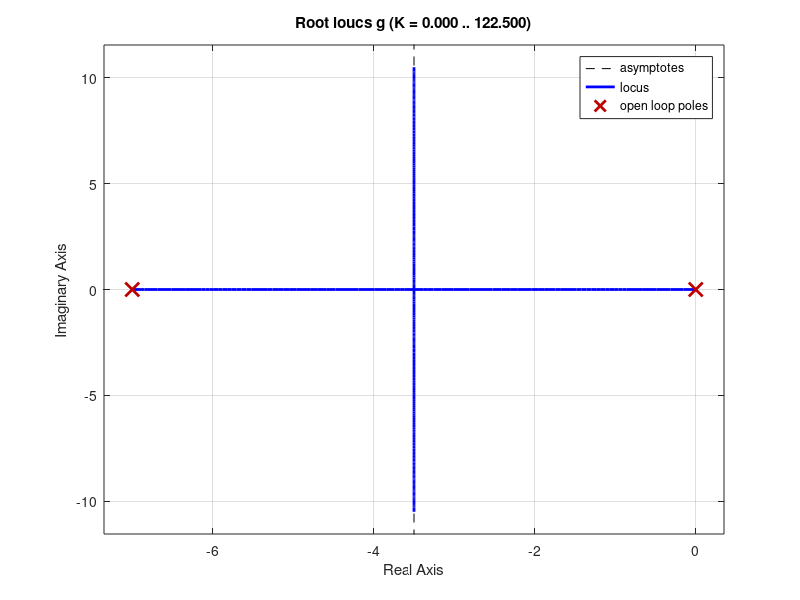

This figure's MATLAB source: (Note: this script raises an error after producing the figure.)
g=tf(poly([-3 -5]),poly([2 4]));
g=tf([-3 -5],[2 4]);
%rlocus(g)

g=tf(1,[1 -2 3 -6 2 -4])
A=[1 3 2 0]
B=[-2 -6 -4 0]
C=[-det([A(1) A(2) ;B(1) B(2)])/B(1) -det([A(1) A(3) ;B(1) B(3)])/B(1)...
-det([A(1) A(4) ;B(1) B(4)])/B(1) 0]
C=[-8 -12 0 0]
D=[-det([B(1) B(2) ;C(1) C(2)])/C(1) -det([B(1) B(3) ;C(1) C(3)])/C(1)...
-det([B(1) B(4) ;C(1) C(4)])/C(1) 0]
E=[-det([C(1) C(2) ;D(1) D(2)])/D(1) -det([C(1) C(3) ;D(1) D(3)])/D(1)...
-det([C(1) C(4) ;D(1) D(4)])/D(1) 0]
F=[-det([D(1) D(2) ;E(1) E(2)])/E(1) -det([D(1) D(3) ;E(1) E(3)])/E(1)...
-det([D(1) D(4) ;E(1) E(4)])/E(1) 0]
rlocus(g)
roots([1 -2 3 -6 2 -4])
%Exemplo 9.1


%Exercício 9.1

g=tf(1,[1 7 0])
rlocus(g)
%k = 45.9
%a)
kv = limit(s*45.9/(s*(s+7)), s, 0)
eramp = 1 / kv
% eramp = 0,1525

%b)


